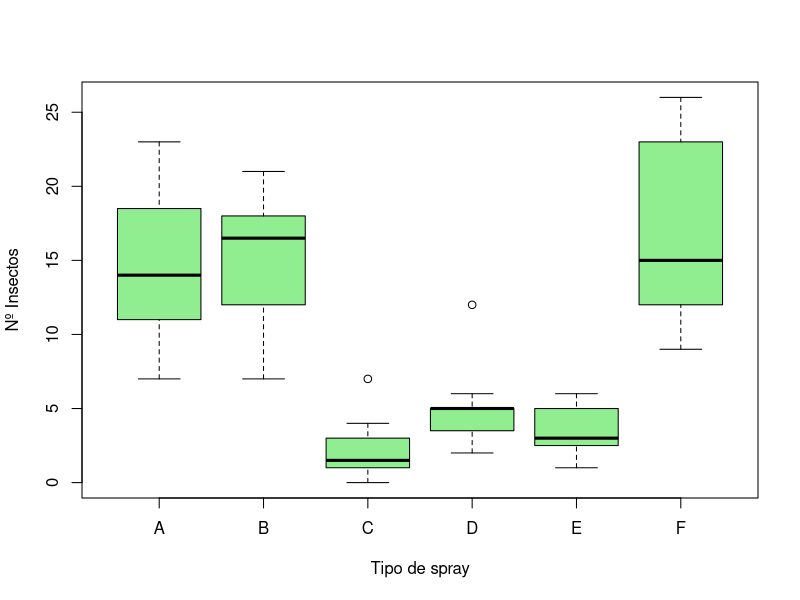

R code for this plot:
## ---- chunk 1
knitr::opts_chunk$set(echo = TRUE)
## ---- chunk 2
data = InsectSprays
head(data)
str(data)
## ---- chunk 3
by(data$count,data$spray,FUN=summary)
## ---- chunk 4
aggregate(count~spray,data = data, FUN = sd)
boxplot(count~spray,data = data, xlab="Tipo de spray", ylab="Nº Insectos",col="lightgreen")
